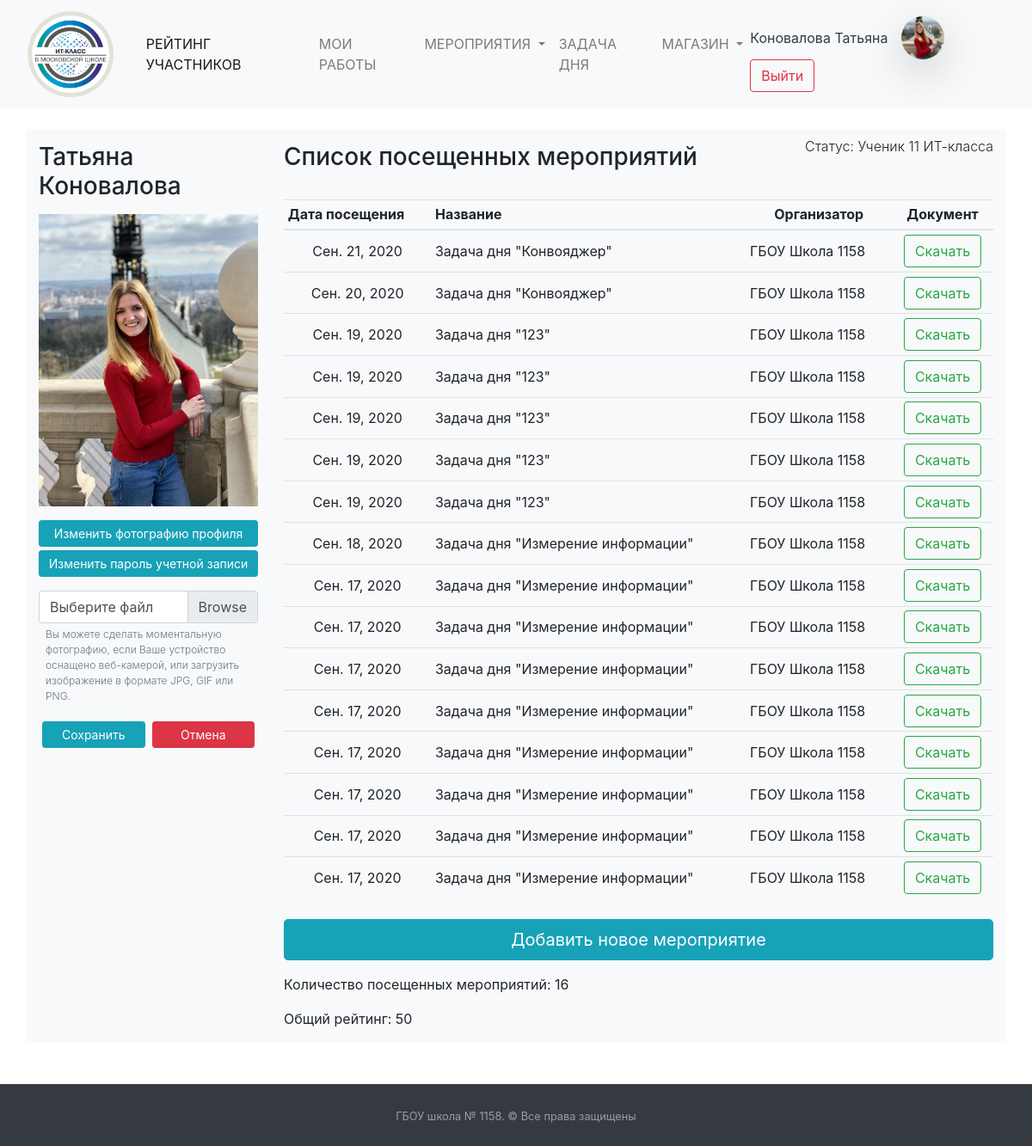
/statistic/pupil/24/img-change/ (signed in), run on the app's committed database.
### mainapp/models.py (models this page shows, shortened)
class Puples(models.Model):
    STATUS_CHOICES = (
        ('ST10', 'Ученик 10 ИТ-класса'),
        ('ST11', 'Ученик 11 ИТ-класса'),
        ('APP', 'Кандидат в ИТ-класс'),
        ('TEACH', 'Учитель')
    )
    PROGRESS_CHOICES = (
        (0, '0'),
        (25, '25'),
        (50, '50'),
        (75, '75'),
        (100, '100'),
    )
    name = models.CharField("Имя", null=True, max_length=50)
    surname = models.CharField("Фамилия", null=True, max_length=100)
    rate = models.PositiveIntegerField("Рейтинг ученика", default=0)
    image = models.ImageField("Фотография профиля", blank=True, upload_to="puples_photo",
                              default="puples_photo/user-2.png")
    user = models.OneToOneField(User, on_delete=models.CASCADE, null=True, default='',
                                verbose_name="Связь с таблицей пользователей")
    status = models.CharField("Статуc", choices=STATUS_CHOICES, default='ST10', max_length=30)
    applicant_first_result = models.FloatField("Результат первого этапа", blank=True, default=0)
    applicant_progress = models.IntegerField(verbose_name="Прогресс", choices=PROGRESS_CHOICES, default=0, blank=True)
    email = models.EmailField(verbose_name="Email", default="")
    phone = models.CharField(max_length=12, verbose_name="Телефон", default="")
    class Meta:
        verbose_name = "Пользователи"
        verbose_name_plural = "Пользователи"

class Events(models.Model):
    date = models.DateField("Дата посещения")
    name = models.CharField("Название мероприятия", max_length=200)
    organization = models.CharField("Название организации", max_length=300)
    events = models.ForeignKey(Puples, verbose_name="Мероприятия", on_delete=models.SET_NULL, null=True)
    check = models.BooleanField(default=False)
    event_rate = models.IntegerField(default=0)
    verification_file = models.FileField(upload_to="verification_files/", null=True, verbose_name="Файл")
    class Meta:
        verbose_name = "Мероприятия"
        verbose_name_plural = "Мероприятия"

### mainapp/views.py (the view, shortened to what this page needs)
# urls.py: path('<int:pk>/img-change/', views.ImgChangeView.as_view(), name='img_change'),
class ImgChangeView(HeaderNotificationsCounter, LoginRequiredMixin, DetailView):
    model = Puples
    pk_url_kwarg = "pk"
    template_name = "img_change.html"
    login_url = '/login/'
    def get_context_data(self, **kwargs):
        context = super().get_context_data(**kwargs)
        context['events_count'] = Events.objects.filter(events__pk=self.kwargs['pk'], check=True).count()
        context['allevents'] = Events.objects.filter(events__pk=self.kwargs['pk']).order_by('-date')
        if Puples.objects.get(pk=self.kwargs["pk"]).status == "APP":
            context['app'] = ApplicantAction.objects.get(action_app=self.kwargs['pk'])
        else:
            context['app'] = 1
        return context
    def get(self, request, pk):
        if request.user.is_superuser or request.user.puples.pk == pk:
            return super().get(request, pk)
        return HttpResponseForbidden()

### mainapp/addons_python/views_addons_classes.py (called while the page is built)
    def get_context_data(self, *, object_list=None, **kwargs):
        context = super().get_context_data(**kwargs)
        context['events_new'] = Events.objects.filter(check=False).count()
        context['applicants_count'] = Puples.objects.filter(
            status="APP").count()
        return context

### templates/img_change.html (shortened to what this page needs)
{% extends "base.html" %}
{% block main %}
    {% load static %}
    <div class="container-xl my-4 bg-light">
        <div class="row">
            <div class="col col-xl-3 col-lg-3 col-md-3 col-sm-12">
                <h3 class="my-3">
                    {{ puples.name }} {{ puples.surname }}
                </h3>
                <img src="{{ puples.image.url }}" class="img-fluid">
                <div class="row no-gutters py-3">
                    <div class="col-12"><a href="/statistic/pupil/{{ puples.pk }}/img-change/"
                                           class="btn btn-block btn-info btn-sm" role="button">Изменить фотографию
                        профиля</a></div>
                    <div class="col-12 pt-1"><a href="/password-change/" class="btn btn-block btn-info btn-sm"
                                                role="button">Изменить
                        пароль учетной записи</a></div>
                    <div class="col-12 py-3">
                        <form method="post" enctype="multipart/form-data">
                            <div class="custom-file col-12">
                                    <label class="custom-file-label" for="customFile">Выберите файл</label>
                            </div>
                             <p class="text-muted font-weight-light mx-2 pt-1" style="font-size: 12px;">Вы можете сделать моментальную фотографию, если Ваше устройство
                                    оснащено веб-камерой, или загрузить изображение в формате JPG, GIF или PNG.</p>
                            <div class="row no-gutters p-0">
                                <div class="col p-1">
                                    <button type="submit" class="btn btn-info btn-block btn-sm">Сохранить</button>
                                </div>
                                <div class="col p-1"><a class="btn btn-danger btn-block btn-sm"
                                                        href="/statistic/pupil/{{ puples.id }}" role="button">Отмена</a>
                                </div>
                            </div>
                        </form>
                    </div>
                </div>
            </div>
            <div class="col">
                <div class="row">
                    <h3 class="pt-3 col-12 col-lg-8">
                        {% if puples.status == "ST10" or puples.status == "ST11" %}Список посещенных
                            мероприятий{% else %}Вступительные испытания{% endif %}
                    </h3>
                    <p class="font-weight-light text-right mt-2 col">Статус: {{ puples.get_status_display }}</p>
                </div>
                {% if puples.status != "APP" %}
                    <table class="table table-sm text-center my-4">
                        <thead class="thead text-center">
                        <tr>
                            <th class="text-left">Дата посещения</th>
                            <th class="text-left">Название</th>
                            <th>Организатор</th>
                            <th>Документ</th>
                        </tr>
                        </thead>
                        {% for event in allevents %}
                            <tr {% if event.check is False %} class="alert-warning" {% endif %}>
                                <td class="align-middle">{{ event.date }}
                                </td>
                                <td class="text-left align-middle">{{ event.name }}</td>
                                <td class="text-left align-middle">{{ event.organization }}</td>
                                <td class="text-center align-middle">
                                    <form method="post" action="{% url 'verification_file_download' %}">
                                        <button type="submit" class="btn btn-outline-success">Скачать</button>
                                    </form>
                                </td>
                            </tr>
                        {% endfor %}
                    </table>
                    <a class="btn btn-info btn-lg btn-block" href="add_events" role="button">Добавить новое
                        мероприятие</a>
                    <p class="my-3">Количество посещенных мероприятий: {{ events_count }} </p>
                    <p class="my-3">Общий рейтинг: {{ puples.rate }}</p>
                {% endif %}
            </div>
        </div>
    </div>
{% endblock %}
{% block detail_active %} active{% endblock %}

### templates/base.html (shortened to what this page needs)
<!DOCTYPE html>
<html lang="ru">
{% load static %}
<head>
    <link href="{% static 'css/bootstrap.css' %}" rel="stylesheet" type="text/css">
    <link href="{% static 'css/style.css' %}" rel="stylesheet" type="text/css">
    <link href="{% static 'css/pre.css' %}" rel="stylesheet" type="text/css">
    <link rel="stylesheet" href="//code.jquery.com/ui/1.12.1/themes/base/jquery-ui.css">
    <link rel="stylesheet" href="/resources/demos/style.css">
</head>
<body>
<div class="container-fuild">
    <nav class="navbar navbar-expand-lg navbar-light bg-light">
        <a href="/" class="navbar-brand">
            <img class="img-fluid mx-3"
                 style="width: 100px; object-fit: cover; height:100px;"
                 src="{% static '/images/itclass-logo.png' %}"></a>
        <div class="collapse navbar-collapse" id="navbarSupportedContent">
            <ul class="navbar-nav mr-auto">
                {% if user.is_authenticated and user.puples.status != "APP" %}
                    <li class="nav-item">
                        <a class="nav-link{% block detail_active %}{% endblock %}" href="/rate">РЕЙТИНГ УЧАСТНИКОВ</a>
                    </li>
                {% endif %}
                {% if user.is_authenticated and user.puples.status != "APP" %}
                    <li class="nav-item">
                        <a class="nav-link{% block detail_active_works %}{% endblock %}" href="/works">МОИ РАБОТЫ</a>
                    </li>
                {% endif %}
                <li class="nav-item dropdown">
                    <a class="nav-link dropdown-toggle{% block detail_active_hach %}{% endblock %}" href="#"
                       id="navbarDropdown" role="button"
                       data-toggle="dropdown" aria-haspopup="true" aria-expanded="false">
                        МЕРОПРИЯТИЯ
                    </a>
                </li>
                {% if user.is_authenticated and user.puples.status != "APP" %}
                    <li class="nav-item">
                        <a class="nav-link{% block detail_active_task %}{% endblock %}" href="/daytask/">ЗАДАЧА ДНЯ</a>
                    </li>
                    <li class="nav-item dropdown">
                        <a class="nav-link {% block market_active %}{% endblock %} dropdown-toggle" href="#"
                           id="navbarDropdown" role="button"
                           data-toggle="dropdown" aria-haspopup="true" aria-expanded="false">
                            МАГАЗИН
                        </a>
                    </li>
                {% endif %}
            </ul>
            <form class="form-inline my-2 my-lg-0">
                {% if user.is_authenticated %}
                    <a class="nav-link text-dark disabled p-0"
                       href="/account/">{{ user.last_name }} {{ user.first_name }}</a>
                    <a href="/account/">
                        <img class="img-fluid mx-3 rounded-circle shadow-lg"
                             style="width: 50px; object-fit: cover; height:50px;"
                             src="{{ user.puples.image.url }}"></a>
                {% endif %}
                {% if user.username == "" %}
                    <a class="nav-link disabled" href="#">Гость</a>
                    <a class="btn btn-outline-success my-2 my-sm-0" href="/login">Войти</a>
                {% else %}
                    <a class="btn btn-outline-danger my-2 my-sm-0" href="/logout">Выйти</a>
                {% endif %}
            </form>
        </div>
    </nav>
    {% block main %}
    {% endblock %}
    <footer id="sticky-footer" class="py-4 bg-dark text-white-50 mt-5">
        <div class="container text-center">
            <small>ГБОУ школа № 1158. &copy; Все права защищены</small>
        </div>
    </footer>
</div>
</body>
</html>

### data on the page
Puples: name "Татьяна", surname "Коновалова", image (picture), status "Ученик 11 ИТ-класса", rate "50"
Events: date "Сен. 21, 2020", name "Задача дня \"Конвояджер\"", organization "ГБОУ Школа 1158"
Events: date "Сен. 20, 2020", name "Задача дня \"Конвояджер\"", organization "ГБОУ Школа 1158"
Events: date "Сен. 19, 2020", name "Задача дня \"123\"", organization "ГБОУ Школа 1158"
Events: date "Сен. 19, 2020", name "Задача дня \"123\"", organization "ГБОУ Школа 1158"
Events: date "Сен. 19, 2020", name "Задача дня \"123\"", organization "ГБОУ Школа 1158"
Events: date "Сен. 19, 2020", name "Задача дня \"123\"", organization "ГБОУ Школа 1158"
Events: date "Сен. 19, 2020", name "Задача дня \"123\"", organization "ГБОУ Школа 1158"
Events: date "Сен. 18, 2020", name "Задача дня \"Измерение информации\"", organization "ГБОУ Школа 1158"
Events: date "Сен. 17, 2020", name "Задача дня \"Измерение информации\"", organization "ГБОУ Школа 1158"
Events: date "Сен. 17, 2020", name "Задача дня \"Измерение информации\"", organization "ГБОУ Школа 1158"
Events: date "Сен. 17, 2020", name "Задача дня \"Измерение информации\"", organization "ГБОУ Школа 1158"
Events: date "Сен. 17, 2020", name "Задача дня \"Измерение информации\"", organization "ГБОУ Школа 1158"
Events: date "Сен. 17, 2020", name "Задача дня \"Измерение информации\"", organization "ГБОУ Школа 1158"
Events: date "Сен. 17, 2020", name "Задача дня \"Измерение информации\"", organization "ГБОУ Школа 1158"
Events: date "Сен. 17, 2020", name "Задача дня \"Измерение информации\"", organization "ГБОУ Школа 1158"
Events: date "Сен. 17, 2020", name "Задача дня \"Измерение информации\"", organization "ГБОУ Школа 1158"

### other printed values
{{ user.last_name }} "Коновалова"
{{ user.first_name }} "Татьяна"
{{ events_count }} "16"
